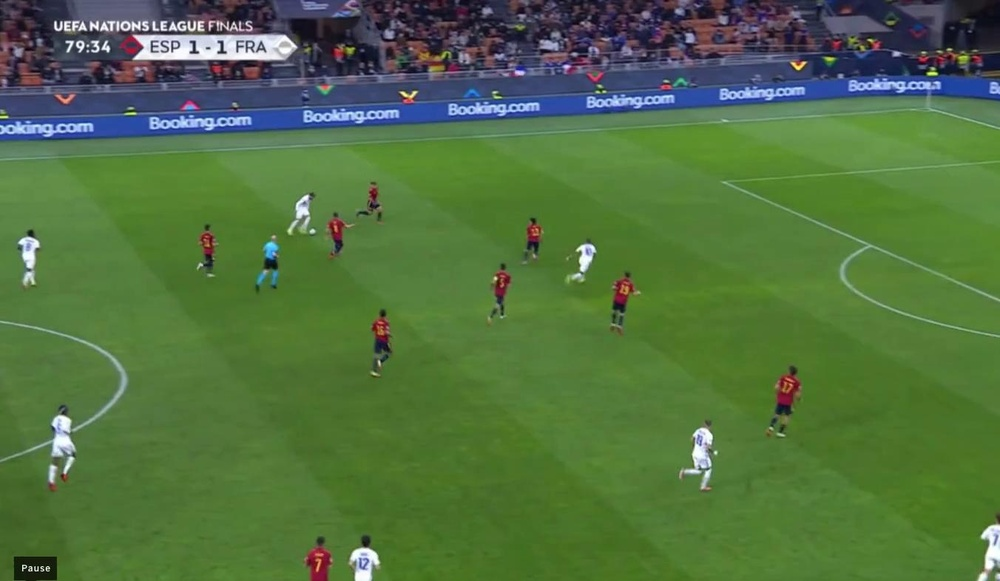
#> input picture main_code/final_frame.jpg, 1000 x 581 px, shrunk from 1352 x 786 before the run
$ python line_detection.py
#> lines starting #> are read from the running program, lines starting #| are printed output that depends on the picture
import sys
import math
import cv2 as cv
import numpy as np
from PIL import Image
import config


num = config.num

def line_detection(filename):
#> called with filename = 'final_frame.jpg'
    num = config.num
   # default_file = r"./Offside_Images/" + str(num) + ".jpg"
    # Loads an image
    src = cv.imread(cv.samples.findFile(filename), cv.IMREAD_GRAYSCALE)
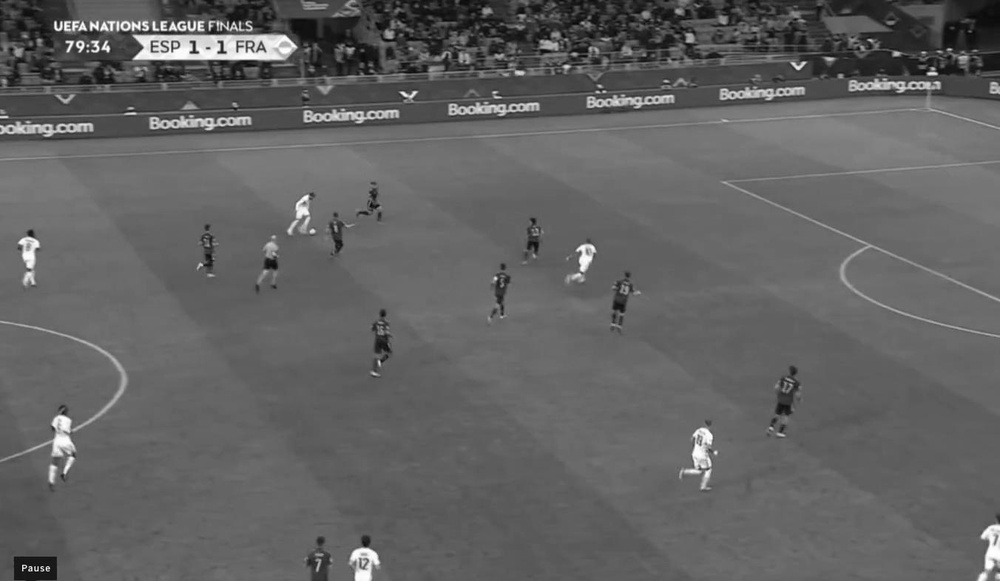
#> src: shape (581, 1000); min 0, max 255, mean 98
    # Check if image is loaded fine
    if src is None:
        print ('Error opening image!')
        return -1


    dst = cv.Canny(src, 50, 200, None, 3)
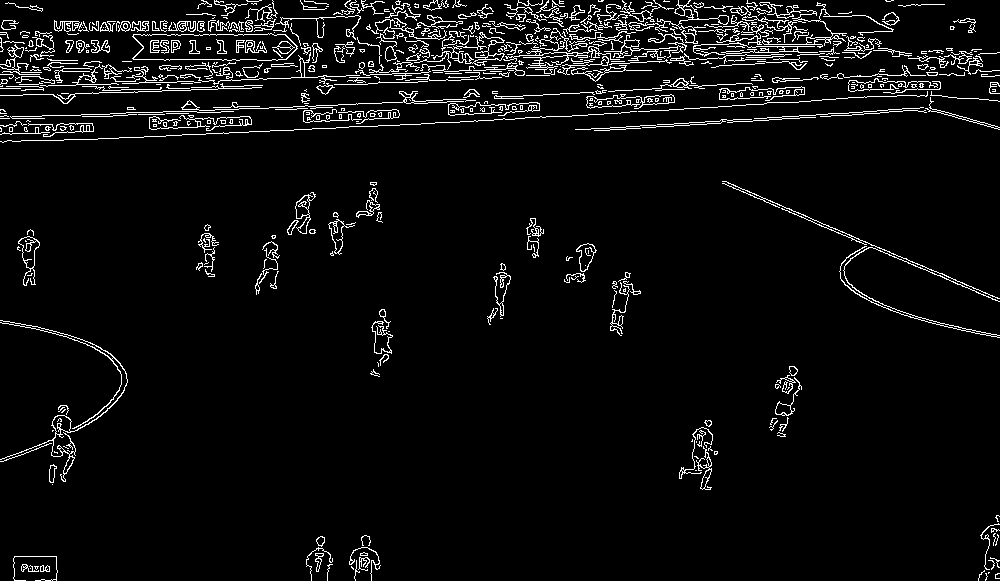
#> dst: shape (581, 1000); 5% white in thin lines or dots

    # Copy edges to the images that will display the results in BGR
    cdst = cv.cvtColor(dst, cv.COLOR_GRAY2BGR)
#> cdst: shape (581, 1000, 3); 5% white in thin lines or dots
    cdstP = np.copy(cdst)

    lines = cv.HoughLines(dst, 1, np.pi / 180, 150, None, 0, 0)
#> lines = 304 rows, first 8: [87, 1.54], [122, 1.52], [117, 1.54], [42, 1.59], [145, 1.52], [59, 1.57], [96, 1.54], [19, 1.61]

    if lines is not None:
        for i in range(0, len(lines)):
            rho = lines[i][0][0]
            theta = lines[i][0][1]
            a = math.cos(theta)
            b = math.sin(theta)
            x0 = a * rho
            y0 = b * rho
            pt1 = (int(x0 + 1000*(-b)), int(y0 + 1000*(a)))
            pt2 = (int(x0 - 1000*(-b)), int(y0 - 1000*(a)))
            cv.line(cdst, pt1, pt2, (0,0,255), 3, cv.LINE_AA)
#> this loop made 304 passes
#> (rho, theta, a, b, x0, y0, pt1, pt2) on passes 1 to 3: (87, 1.54, 0.0349, 0.999, 3.04, 86.95, (-996, 121), (1002, 52)), (122, 1.52, 0.0523, 0.999, 6.38, 121.8, (-992, 174), (1005, 69)), (117, 1.54, 0.0349, 0.999, 4.08, 116.9, (-995, 151), (1003, 82))
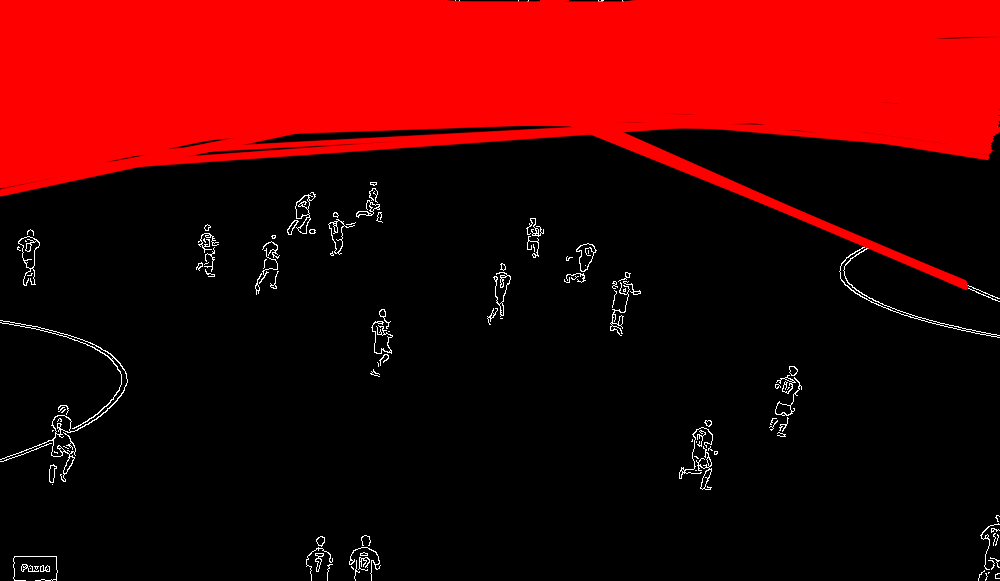
#> cdst: shape (581, 1000, 3); mean B, G, R 2.5, 2.5, 69.2


    linesP = cv.HoughLinesP(dst, 1, np.pi / 180, 50, None, 50, 10)
#> linesP = 174 rows, first 6: [27, 86, 442, 72], [59, 115, 125, 113], [54, 21, 271, 28], [261, 131, 629, 112], [327, 105, 460, 99], [181, 67, 235, 63]

    if linesP is not None:
        for i in range(0, len(linesP)):
            l = linesP[i][0]
            cv.line(cdstP, (l[0], l[1]), (l[2], l[3]), (0,0,255), 3, cv.LINE_AA)
#> this loop made 174 passes
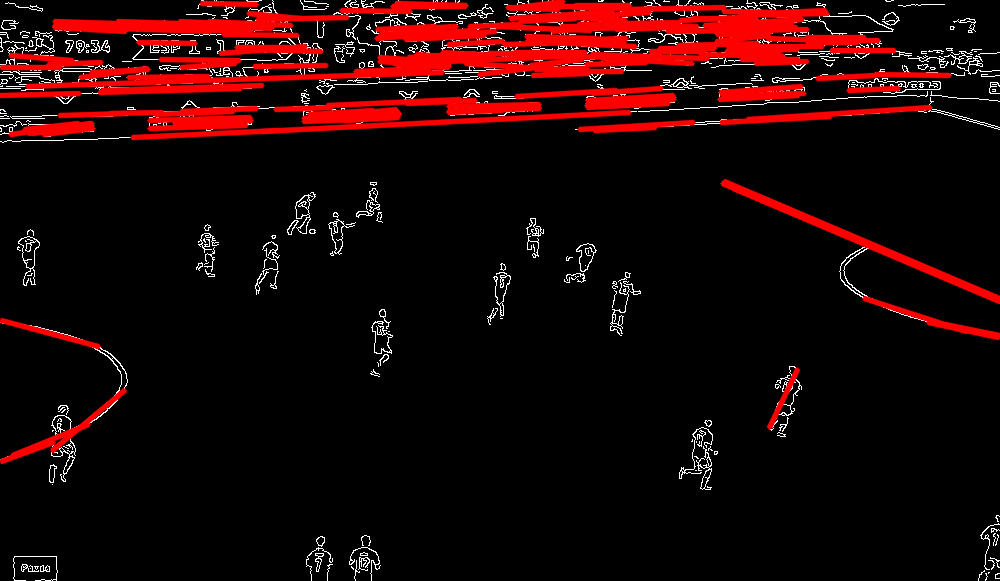
#> cdstP: shape (581, 1000, 3); mean B, G, R 5.9, 5.9, 29.7

    cv.imshow("Source", src)
   # cv.imshow("Detected Lines (in red) - Standard Hough Line Transform", cdst)
    cv.imshow("Detected Lines (in red) - Probabilistic Line Transform", cdstP)


    color_coverted = cv.cvtColor(cdstP, cv.COLOR_BGR2RGB)
    pil_image = Image.fromarray(color_coverted)
    return pil_image


line_detection("final_frame.jpg")
